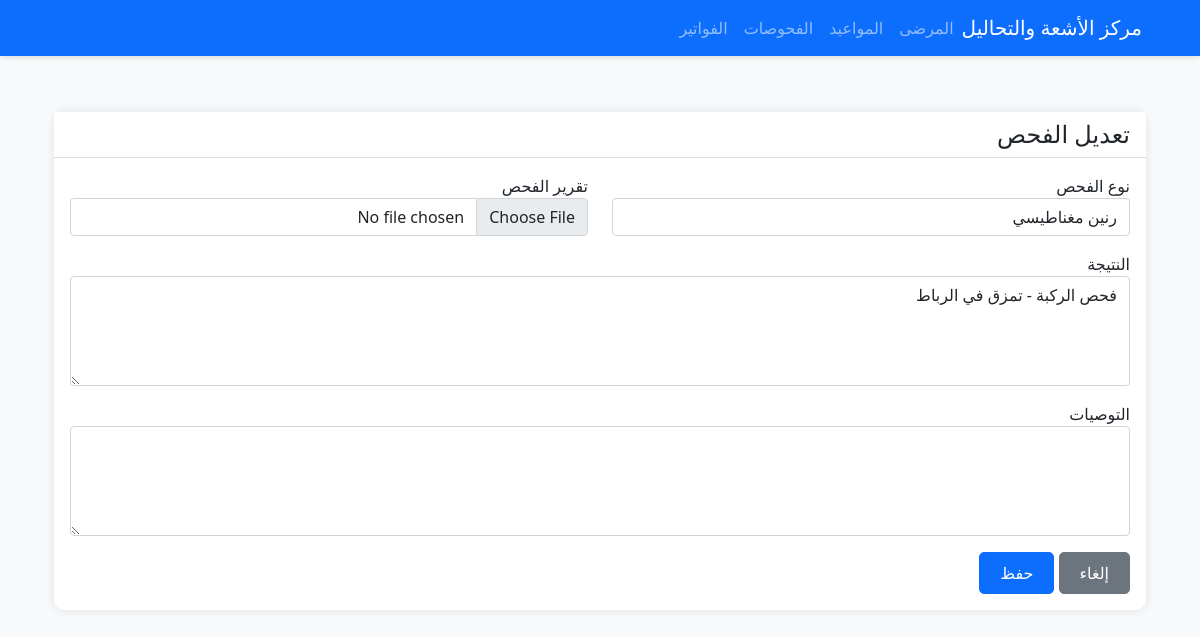
The page /examinations/2/edit (signed in) on the database its author committed.
### models.py (models this page shows, shortened)
class Examination(db.Model):
    id = db.Column(db.Integer, primary_key=True)
    patient_id = db.Column(db.Integer, db.ForeignKey('patient.id'), nullable=False)
    examination_type = db.Column(db.String(50), nullable=False)
    result = db.Column(db.Text)
    recommendations = db.Column(db.Text)
    status = db.Column(db.String(20), default='pending')
    performed_by = db.Column(db.Integer, db.ForeignKey('user.id'))
    created_at = db.Column(db.DateTime, default=datetime.utcnow)
    report_path = db.Column(db.String(255))
    performer = db.relationship('User', backref='performed_examinations')
    EXAMINATION_TYPES = {
        'xray': 'أشعة سينية',
        'ct': 'أشعة مقطعية',
        'mri': 'رنين مغناطيسي',
        'ultrasound': 'موجات صوتية',
        'mammogram': 'تصوير الثدي',
        'dexa': 'قياس كثافة العظام'
    }

### routes/examinations.py (the view, shortened to what this page needs)
@examinations_bp.route('/examinations/<int:id>/edit', methods=['GET', 'POST'])
@login_required
def edit(id):
    examination = Examination.query.get_or_404(id)
    form = ExaminationForm(obj=examination)
    return render_template('examinations/edit.html', form=form, examination=examination)

### forms.py
class ExaminationForm(FlaskForm):
    EXAMINATION_TYPES = [
        ('xray', 'أشعة سينية'),
        ('ct', 'أشعة مقطعية'),
        ('mri', 'رنين مغناطيسي'),
        ('ultrasound', 'موجات صوتية'),
        ('mammogram', 'تصوير الثدي'),
        ('dexa', 'قياس كثافة العظام')
    ]
    patient_id = SelectField('المريض', coerce=int, validators=[DataRequired()])
    examination_type = SelectField('نوع الفحص', choices=EXAMINATION_TYPES, validators=[DataRequired()])
    result = TextAreaField('النتيجة', validators=[Optional()])
    recommendations = TextAreaField('التوصيات', validators=[Optional()])
    report_file = FileField('تقرير الفحص')
    submit = SubmitField('حفظ')
    def __init__(self, *args, **kwargs):
        super(ExaminationForm, self).__init__(*args, **kwargs)
        self.patient_id.choices = [(p.id, p.name) for p in Patient.query.order_by(Patient.name).all()]

### app.py (called while the page is built)
@login_manager.user_loader
def load_user(user_id):
    return User.query.get(int(user_id))

### templates/examinations/edit.html (shortened to what this page needs)
{% extends "base.html" %}
{% block content %}
<div class="container-fluid py-4">
    <div class="row">
        <div class="col-12">
            <div class="card mb-4">
                <div class="card-header pb-0">
                    <h4>تعديل الفحص</h4>
                </div>
                <div class="card-body">
                    <form method="POST" enctype="multipart/form-data">
                        <div class="row">
                            <div class="col-md-6">
                                <div class="form-group mb-3">
                                    {{ form.examination_type.label(class="form-control-label") }}
                                    {{ form.examination_type(class="form-control") }}
                                </div>
                            </div>
                            <div class="col-md-6">
                                <div class="form-group mb-3">
                                    {{ form.report_file.label(class="form-control-label") }}
                                    {{ form.report_file(class="form-control") }}
                                </div>
                            </div>
                        </div>
                        <div class="row">
                            <div class="col-12">
                                <div class="form-group mb-3">
                                    {{ form.result.label(class="form-control-label") }}
                                    {{ form.result(class="form-control", rows=4) }}
                                </div>
                            </div>
                        </div>
                        <div class="row">
                            <div class="col-12">
                                <div class="form-group mb-3">
                                    {{ form.recommendations.label(class="form-control-label") }}
                                    {{ form.recommendations(class="form-control", rows=4) }}
                                </div>
                            </div>
                        </div>
                        <div class="row">
                            <div class="col-12 text-end">
                                <a href="{{ url_for('examinations.view', id=examination.id) }}" class="btn btn-secondary">إلغاء</a>
                                {{ form.submit(class="btn btn-primary") }}
                            </div>
                        </div>
                    </form>
                </div>
            </div>
        </div>
    </div>
</div>
{% endblock %}

### static/css/style.css (style rules this page uses)
body { font-family: 'Segoe UI', Tahoma, Geneva, Verdana, sans-serif; background-color: #f8f9fa; }
.card { border: none; border-radius: 10px; box-shadow: 0 0 10px rgba(0,0,0,.1); margin-bottom: 20px; transition: transform 0.3s ease; }
.card-header { background-color: #fff; border-bottom: 1px solid rgba(0,0,0,.125); border-top-left-radius: 10px; border-top-right-radius: 10px; }
.btn { border-radius: 5px; padding: 8px 20px; }

### templates/base.html (style rules this page uses)
body { font-family: 'Segoe UI', Tahoma, Geneva, Verdana, sans-serif; }

### rows shown on the page
Examination: examination_type "رنين مغناطيسي", result "فحص الركبة - تمزق في الرباط"
